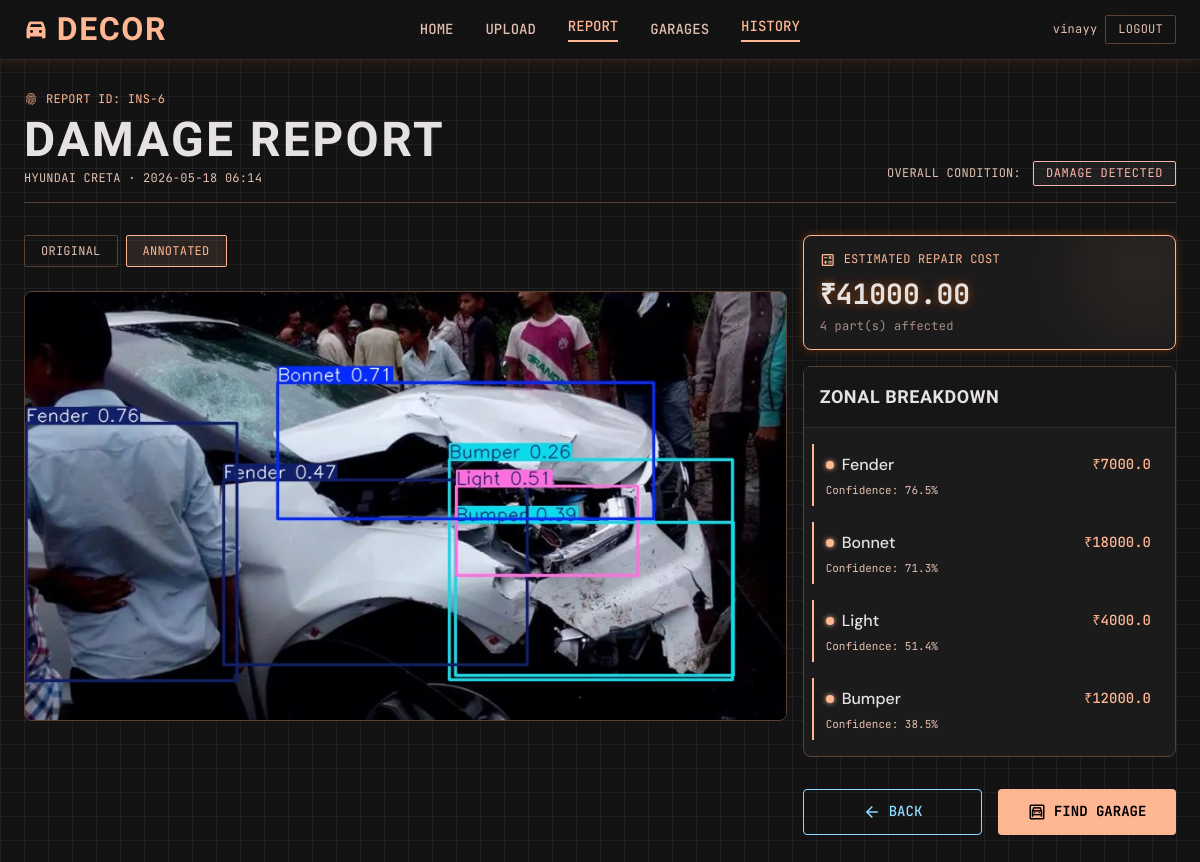
The app's page /reports/6/ (signed in) with its own data.
### detection/models.py (models this page shows, shortened)
class DetectionReport(models.Model):
    user = models.ForeignKey(User, on_delete=models.CASCADE)
    car_brand = models.CharField(max_length=100)
    car_model = models.CharField(max_length=100)
    original_image = models.ImageField(upload_to='reports/original/', blank=True, null=True)
    detected_image = models.ImageField(upload_to='reports/detected/', blank=True, null=True)
    results = models.JSONField()
    total_cost = models.DecimalField(max_digits=10, decimal_places=2)
    created_at = models.DateTimeField(default=timezone.now)

### detection/views.py (the view)
# urls.py: path('reports/<int:pk>/', views.report_detail, name='report_detail'),
@login_required
def report_detail(request, pk):
    from django.shortcuts import get_object_or_404
    report = get_object_or_404(DetectionReport, pk=pk, user=request.user)
    return render(request, 'report_detail.html', {'report': report})

### detection/templates/report_detail.html (shortened to what this page needs)
<!DOCTYPE html>
<html class="dark" lang="en">
<head>
<script src="https://cdn.tailwindcss.com?plugins=forms,container-queries"></script>
<script id="tailwind-config">
tailwind.config = {
  darkMode: "class",
  theme: {
    extend: {
      colors: {
        "on-secondary": "#003548", "tertiary-fixed-dim": "#00e475", "primary": "#ffb693",
        "tertiary": "#00e475", "surface-bright": "#3a3939", "surface-container-low": "#1c1b1b",
        "on-tertiary-fixed-variant": "#005226", "on-primary-fixed": "#351000",
        "background": "#131313", "on-primary": "#561f00", "primary-fixed": "#ffdbcc",
        "primary-fixed-dim": "#ffb693", "on-surface": "#e5e2e1", "outline": "#a98a7d",
        "surface-tint": "#ffb693", "on-error": "#690005", "surface-variant": "#353534",
        "on-primary-fixed-variant": "#7a3000", "on-background": "#e5e2e1",
        "surface": "#131313", "surface-container-high": "#2a2a2a",
        "error-container": "#93000a", "secondary-container": "#00c1fd",
        "secondary": "#8fd8ff", "surface-container-lowest": "#0e0e0e",
        "inverse-on-surface": "#313030", "error": "#ffb4ab", "on-tertiary": "#003918",
        "inverse-surface": "#e5e2e1", "on-primary-container": "#572000",
        "on-secondary-fixed-variant": "#004d67", "on-tertiary-fixed": "#00210b",
        "on-secondary-container": "#004b65", "primary-container": "#ff6b00",
        "surface-container": "#201f1f", "on-surface-variant": "#e2bfb0",
        "tertiary-fixed": "#62ff96", "tertiary-container": "#00b059",
        "outline-variant": "#5a4136", "on-tertiary-container": "#003a19",
        "on-error-container": "#ffdad6", "surface-container-highest": "#353534",
        "secondary-fixed-dim": "#75d1ff", "on-secondary-fixed": "#001e2b",
        "inverse-primary": "#a04100", "surface-dim": "#131313", "secondary-fixed": "#c2e8ff"
      },
      borderRadius: { "DEFAULT": "0.125rem", "lg": "0.25rem", "xl": "0.5rem", "full": "0.75rem" },
      spacing: { "container-padding": "24px", "stack-lg": "32px", "stack-md": "16px", "unit": "8px", "gutter": "16px", "stack-sm": "8px" },
      fontFamily: { "h1": ["Barlow Condensed"], "body-sm": ["DM Sans"], "body-md": ["DM Sans"], "h1-mobile": ["Barlow Condensed"], "body-lg": ["DM Sans"], "h3": ["Barlow Condensed"], "data-md": ["JetBrains Mono"], "data-lg": ["JetBrains Mono"], "h2": ["Barlow Condensed"], "data-sm": ["JetBrains Mono"] },
      fontSize: {
        "h1": ["48px", {"lineHeight": "1.1", "letterSpacing": "0.05em", "fontWeight": "700"}],
        "body-sm": ["14px", {"lineHeight": "1.5", "fontWeight": "400"}],
        "body-md": ["16px", {"lineHeight": "1.6", "fontWeight": "400"}],
        "h1-mobile": ["36px", {"lineHeight": "1.1", "fontWeight": "700"}],
        "body-lg": ["18px", {"lineHeight": "1.6", "fontWeight": "400"}],
        "h3": ["24px", {"lineHeight": "1.2", "letterSpacing": "0.03em", "fontWeight": "600"}],
        "data-md": ["14px", {"lineHeight": "1.4", "fontWeight": "500"}],
        "data-lg": ["18px", {"lineHeight": "1.4", "fontWeight": "500"}],
        "h2": ["32px", {"lineHeight": "1.2", "letterSpacing": "0.04em", "fontWeight": "700"}],
        "data-sm": ["12px", {"lineHeight": "1.2", "letterSpacing": "0.02em", "fontWeight": "400"}]
      }
    }
  }
}
</script>
</head>
<body class="bg-background text-on-background font-body-md min-h-screen flex flex-col pt-[60px] pb-[80px] md:pb-0 tech-bg-grid">
<header class="bg-surface/80 backdrop-blur-xl fixed top-0 w-full z-50 h-[60px] border-b border-white/10 shadow-[0px_0px_15px_rgba(255,107,0,0.2)] flex justify-between items-center px-container-padding">
  <a href="/" class="flex items-center gap-unit text-primary">
    <span class="material-symbols-outlined text-h3" style="font-variation-settings:'FILL' 1;">directions_car</span>
    <span class="font-h2 text-h2 font-bold tracking-wider">DECOR</span>
  </a>
  <nav class="hidden md:flex items-center gap-stack-lg">
    <a class="font-data-md text-data-md uppercase text-on-surface-variant hover:text-primary transition-colors duration-300" href="/">Home</a>
    <a class="font-data-md text-data-md uppercase text-on-surface-variant hover:text-primary transition-colors duration-300" href="{% url 'dashboard' %}">Upload</a>
    <a class="font-data-md text-data-md uppercase text-primary border-b-2 border-primary pb-1" href="{% url 'report_history' %}">Report</a>
    <a class="font-data-md text-data-md uppercase text-on-surface-variant hover:text-primary transition-colors duration-300" href="{% url 'nearby_garages' %}">Garages</a>
    <a class="font-data-md text-data-md uppercase text-primary border-b-2 border-primary pb-1" href="{% url 'report_history' %}">History</a>
  </nav>
  <div class="flex items-center gap-unit">
    <span class="font-data-sm text-data-sm text-on-surface-variant hidden md:block">{{ request.user.username }}</span>
    <a href="{% url 'logout' %}" class="font-data-sm text-data-sm uppercase border border-outline-variant text-on-surface-variant px-3 py-1.5 rounded hover:border-primary hover:text-primary transition-colors duration-300">Logout</a>
  </div>
</header>
<main class="flex-grow w-full max-w-7xl mx-auto px-container-padding py-stack-lg flex flex-col gap-stack-lg">
  <div class="flex flex-col md:flex-row justify-between items-start md:items-end gap-stack-md border-b border-outline-variant pb-stack-md">
    <div>
      <p class="font-data-sm text-data-sm text-primary-fixed-dim mb-unit flex items-center gap-2">
        <span class="material-symbols-outlined text-[14px]">fingerprint</span>
        REPORT ID: INS-{{ report.pk }}
      </p>
      <h1 class="font-h1-mobile md:font-h1 text-h1-mobile md:text-h1 text-on-surface">DAMAGE REPORT</h1>
      <p class="font-data-sm text-data-sm text-on-surface-variant mt-1">{{ report.car_brand|upper }} {{ report.car_model|upper }} · {{ report.created_at|date:"Y-m-d H:i" }}</p>
    </div>
    <div class="flex items-center gap-3">
      <span class="font-data-sm text-data-sm text-on-surface-variant uppercase">Overall Condition:</span>
      {% if report.total_cost > 0 %}
      <div class="px-3 py-1 rounded bg-white/5 border border-error text-error font-data-sm text-data-sm uppercase tracking-wider">DAMAGE DETECTED</div>
      {% else %}
      <div class="px-3 py-1 rounded bg-white/5 border border-tertiary-fixed-dim text-tertiary-fixed-dim font-data-sm text-data-sm uppercase tracking-wider">NO DAMAGE</div>
      {% endif %}
    </div>
  </div>
  <div class="grid grid-cols-1 lg:grid-cols-12 gap-gutter">
    <div class="lg:col-span-8 flex flex-col gap-stack-md">
      <div class="flex gap-2 mb-2">
        <button onclick="showImg('original')" id="btn-original" class="font-data-sm text-data-sm uppercase px-4 py-2 rounded border border-outline-variant text-on-surface-variant hover:border-primary hover:text-primary transition-colors">Original</button>
        {% if report.detected_image %}
        <button onclick="showImg('detected')" id="btn-detected" class="font-data-sm text-data-sm uppercase px-4 py-2 rounded border border-primary text-primary bg-primary/10">Annotated</button>
        {% endif %}
      </div>
      <div class="bg-surface-container-low border border-outline-variant rounded-xl overflow-hidden relative">
        {% if report.detected_image %}
        <img id="img-detected" src="{{ report.detected_image.url }}" alt="Annotated damage image" class="w-full object-contain max-h-[600px]">
        {% endif %}
      </div>
    </div>
    <div class="lg:col-span-4 flex flex-col gap-stack-md">
      <div class="bg-surface-container-low border border-primary p-stack-md rounded-xl glow-border-amber relative overflow-hidden">
        <div class="absolute -right-4 -top-4 w-24 h-24 bg-primary/10 blur-2xl rounded-full"></div>
        <p class="font-data-sm text-data-sm text-primary uppercase mb-2 flex items-center gap-2">
          <span class="material-symbols-outlined text-[16px]">calculate</span>
          Estimated Repair Cost
        </p>
        <h2 class="font-data-lg text-[28px] text-on-surface leading-tight font-bold glow-text-amber">₹{{ report.total_cost }}</h2>
        <p class="font-data-sm text-data-sm text-on-surface-variant mt-2 opacity-70">{{ report.results|length }} part(s) affected</p>
      </div>
      {% if report.results %}
      <div class="bg-surface-container-low border border-outline-variant rounded-xl flex flex-col">
        <div class="p-4 border-b border-outline-variant/50 bg-surface/50">
          <h3 class="font-h3 text-h3 text-on-surface text-lg">ZONAL BREAKDOWN</h3>
        </div>
        <div class="p-4 flex flex-col gap-4">
          {% for part, info in report.results.items %}
          <div class="flex items-start justify-between border-l-2 border-primary pl-3 hover:bg-surface/50 transition-colors p-2 -ml-2 rounded-r">
            <div>
              <h4 class="font-body-md text-body-md text-on-surface font-medium flex items-center gap-2">
                <div class="w-2 h-2 rounded-full bg-primary shadow-[0_0_5px_#ffb693]"></div>
                {{ part }}
              </h4>
              <p class="font-data-sm text-[11px] text-on-surface-variant mt-1">Confidence: {{ info.confidence }}%</p>
            </div>
            <div class="text-right">
              <span class="font-data-md text-data-md text-primary">₹{{ info.price }}</span>
            </div>
          </div>
          {% endfor %}
        </div>
      </div>
      {% endif %}
      <div class="flex gap-4 mt-auto pt-4">
        <a href="{% url 'report_history' %}" class="flex-1 bg-transparent border border-secondary text-secondary font-data-md text-data-md py-3 rounded-lg hover:bg-secondary/10 transition-colors uppercase flex justify-center items-center gap-2">
          <span class="material-symbols-outlined text-[18px]">arrow_back</span>
          Back
        </a>
        <a href="{% url 'nearby_garages' %}" class="flex-1 bg-primary text-[#000] font-data-md text-data-md py-3 rounded-lg hover:shadow-[0_0_15px_rgba(255,107,0,0.4)] transition-shadow uppercase font-bold flex justify-center items-center gap-2">
          <span class="material-symbols-outlined text-[18px]">garage</span>
          Find Garage
        </a>
      </div>
    </div>
  </div>
</main>
</body>
</html>

### detection/templates/report_detail.html (style rules this page uses)
.material-symbols-outlined { font-variation-settings: 'FILL' 0, 'wght' 400, 'GRAD' 0, 'opsz' 24; }
body { min-height: max(884px, 100dvh); }
.tech-bg-grid { background-image: linear-gradient(to right, rgba(255,255,255,0.05) 1px, transparent 1px), linear-gradient(to bottom, rgba(255,255,255,0.05) 1px, transparent 1px); background-size: 24px 24px; }
.glow-border-amber { box-shadow: 0 0 10px rgba(255,107,0,0.3); }
.glow-text-amber { text-shadow: 0 0 8px rgba(255,107,0,0.5); }

### records on screen
DetectionReport: pk "6", car_brand "HYUNDAI", car_model "CRETA", created_at "2026-05-18 06:14", detected_image (picture), total_cost "41000.00", results|length "4"

### other values on screen
{{ request.user.username }} "vinayy"
{{ part }} "Fender" "Bonnet" "Light" "Bumper"
{{ info.confidence }} "76.5" "71.3" "51.4" "38.5"
{{ info.price }} "7000.0" "18000.0" "4000.0" "12000.0"
